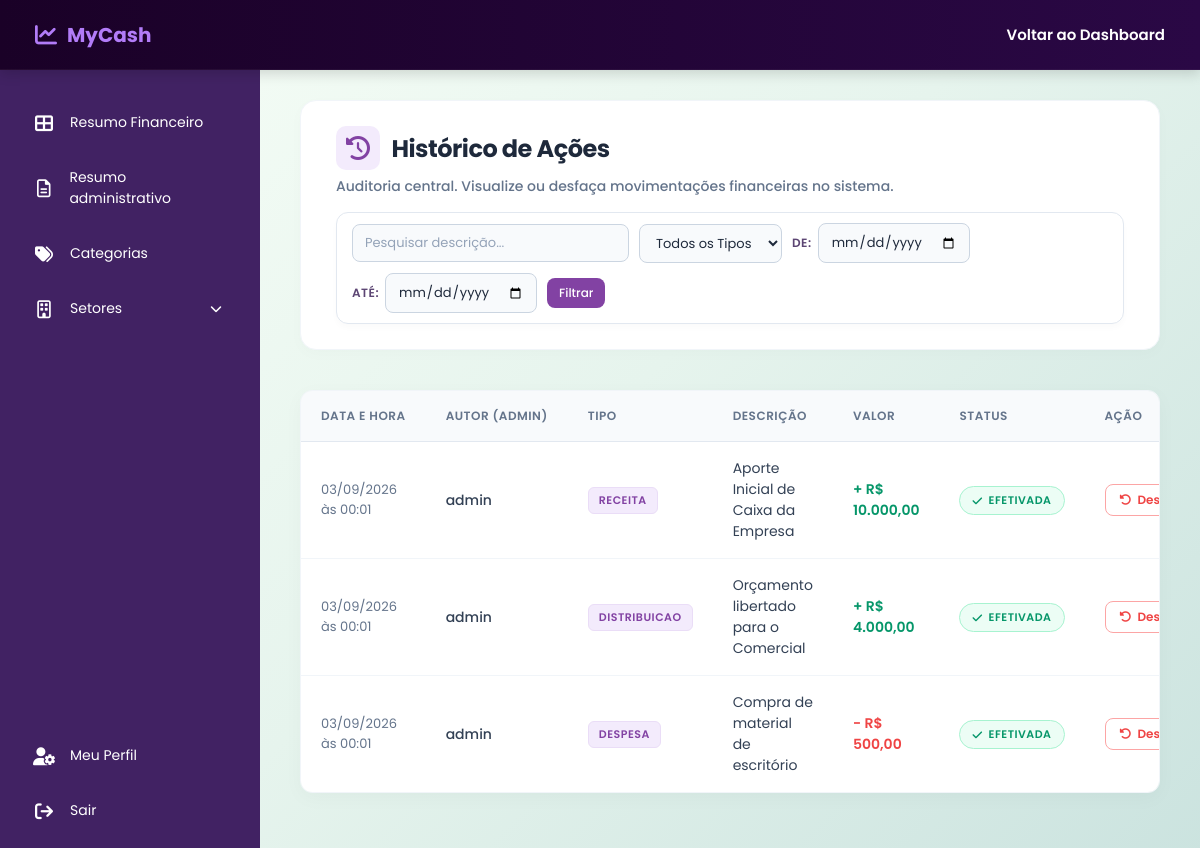
Screenshot of /pages/historico.php (signed in) with the database file from the repository.
### tables this page shows
CREATE TABLE movimentacoes (
    id_movimentacao INT UNSIGNED AUTO_INCREMENT PRIMARY KEY,
    tipo ENUM(
        'RECEITA',
        'DESPESA',
        'DISTRIBUICAO',
        'REALOCACAO',
        'ESTORNO'
    ) NOT NULL,
    valor DECIMAL(15,2) NOT NULL,
    criado_em DATETIME NOT NULL DEFAULT CURRENT_TIMESTAMP,
    descricao VARCHAR(255) NOT NULL,
    status ENUM('ATIVA', 'ESTORNADA') NOT NULL DEFAULT 'ATIVA',
    id_admin_fk INT UNSIGNED NOT NULL,
    id_movimentacao_origem_fk INT UNSIGNED NULL,

    CONSTRAINT uq_movimentacao_origem
        UNIQUE (id_movimentacao_origem_fk),

    CONSTRAINT fk_movimentacao_admin
        FOREIGN KEY (id_admin_fk)
        REFERENCES administradores(id_admin),

    CONSTRAINT fk_movimentacao_origem
        FOREIGN KEY (id_movimentacao_origem_fk)
        REFERENCES movimentacoes(id_movimentacao),

    INDEX idx_movimentacao_status_data (status, criado_em)
);

CREATE TABLE administradores (
    id_admin INT UNSIGNED AUTO_INCREMENT PRIMARY KEY,
    nome VARCHAR(100) NOT NULL,
    email VARCHAR(255) NOT NULL,
    senha VARCHAR(255) NOT NULL,
    ativo BOOLEAN NOT NULL DEFAULT TRUE,

    CONSTRAINT uq_admin_email
        UNIQUE (email)
);

### pages/historico.php (the view, shortened to what this page needs)
<?php
require_once __DIR__ . '/../crud/crud_administradores.php';
function formatarMoeda($valor) {
    return 'R$ ' . number_format((float)$valor, 2, ',', '.');
}
$filtro_busca  = (isset($_GET['busca']) && is_string($_GET['busca'])) ? $_GET['busca'] : '';
$filtro_inicio = (isset($_GET['data_inicio']) && is_string($_GET['data_inicio'])) ? $_GET['data_inicio'] : '';
$filtro_fim    = (isset($_GET['data_fim']) && is_string($_GET['data_fim'])) ? $_GET['data_fim'] : '';
try {
    $sql = "
        SELECT m.id_movimentacao, m.tipo, m.valor, m.criado_em, m.descricao, m.status,
               a.nome AS admin_nome,
               (EXISTS (SELECT 1 FROM receitas r WHERE r.id_movimentacao_fk = m.id_movimentacao)
                OR EXISTS (SELECT 1 FROM despesas d WHERE d.id_movimentacao_fk = m.id_movimentacao)
                OR EXISTS (SELECT 1 FROM transferencias t WHERE t.id_movimentacao_fk = m.id_movimentacao)) AS possui_registro
        FROM movimentacoes m
        LEFT JOIN administradores a ON m.id_admin_fk = a.id_admin
        WHERE 1=1
    ";
    $params = [];
    $sql .= " ORDER BY m.criado_em DESC LIMIT 150";
    $stmt = $pdo->prepare($sql);
    $stmt->execute($params);
    $historico = $stmt->fetchAll(PDO::FETCH_ASSOC);
} catch (Throwable $e) {
    error_log($e->getMessage());
    $msg_url = urlencode('Não foi possível carregar o histórico. Tente novamente mais tarde.');
    header("Location: erro.php?msg={$msg_url}&link=dashboard.php");
    exit;
}
?>
<!DOCTYPE html>
<html lang="pt-BR">
<head>
  <link rel="stylesheet" href="https://cdnjs.cloudflare.com/ajax/libs/font-awesome/6.4.0/css/all.min.css">
  <link rel="stylesheet" href="assets/dashboard.css">
  <link rel="stylesheet" href="partial/sidebar.css">
  <link rel="stylesheet" href="assets/historico.css">
</head>
<body>
  <header>
    <div class="logo-container">
      <i class="fa-solid fa-chart-line logo-icon"></i><span>MyCash</span>
    </div>
    <div class="user-area">
        <a href="dashboard.php" class="nav-link">Voltar ao Dashboard</a>
    </div>
  </header>
  <div class="app-container">
    <?php include __DIR__ . '/partial/sidebar.php'; ?>
    <main>
      <div class="page-header">
        <div>
          <h2><i class="fa-solid fa-clock-rotate-left"></i> Histórico de Ações</h2>
          <p>Auditoria central. Visualize ou desfaça movimentações financeiras no sistema.</p>
        </div>
        <form method="GET" class="table-filter-container">
            <input type="text" name="busca" class="filter-input" placeholder="Pesquisar descrição..." value="<?= htmlspecialchars($filtro_busca) ?>">
            <select name="tipo" class="filter-input">
                <option value="">Todos os Tipos</option>
            </select>
            <label>De: <input type="date" name="data_inicio" class="filter-input" value="<?= htmlspecialchars($filtro_inicio) ?>"></label>
            <label>Até: <input type="date" name="data_fim" class="filter-input" value="<?= htmlspecialchars($filtro_fim) ?>"></label>
            <button type="submit" class="btn-filtrar btn-sm">Filtrar</button>
        </form>
      </div>
      <div class="history-table-wrapper">
        <table class="history-table">
            <thead>
                <tr>
                    <th>Data e Hora</th>
                    <th>Autor (Admin)</th>
                    <th>Tipo</th>
                    <th>Descrição</th>
                    <th>Valor</th>
                    <th>Status</th>
                    <th>Ação</th>
                </tr>
            </thead>
            <tbody>
                <?php foreach($historico as $mov): ?>
                    <tr>
                        <td style="font-size: 13px; color: #64748b;">
                            <?= date('d/m/Y \à\s H:i', strtotime($mov['criado_em'])) ?>
                        </td>
                        <td style="font-weight: 500;">
                            <?= htmlspecialchars($mov['admin_nome'] ?? 'Sistema') ?>
                        </td>
                        <td>
                            <span class="tipo-badge">
                                <?= htmlspecialchars($mov['tipo']) ?>
                            </span>
                        </td>
                        <td><?= htmlspecialchars($mov['descricao']) ?></td>
                        <td class="<?= $mov['tipo'] == 'DESPESA' ? 'valor-negativo' : 'valor-positivo' ?>">
                            <?= $mov['tipo'] == 'DESPESA' ? '-' : '+' ?> <?= formatarMoeda($mov['valor']) ?>
                        </td>
                        <td>
                            <?php if($mov['status'] === 'ATIVA'): ?>
                                <span class="status-badge status-efetivada"><i class="fa-solid fa-check"></i> Efetivada</span>
                            <?php else: ?>
                                <span class="status-badge status-estornada"><i class="fa-solid fa-xmark"></i> Estornada</span>
                            <?php endif; ?>
                        </td>
                        <td>
                            <?php if($mov['status'] === 'ATIVA' && $mov['tipo'] !== 'ESTORNO' && $mov['possui_registro']): ?>
                                <form action="../actions/estornar_movimentacao.php" method="POST" style="margin:0;" onsubmit="return confirm('Tem a certeza que deseja desfazer esta operação? Os saldos serão devolvidos.')">
                                    <button type="submit" class="btn-estorno" title="Desfazer operação e devolver dinheiro">
                                        <i class="fa-solid fa-rotate-left"></i> Desfazer
                                    </button>
                                </form>
                            <?php else: ?>
                                <span class="text-anulada"><i class="fa-solid fa-ban"></i> <?= $mov['tipo'] === 'ESTORNO' ? 'Estorno registrado' : ($mov['status'] === 'ESTORNADA' ? 'Anulada' : 'Conferir vínculo') ?></span>
                            <?php endif; ?>
                        </td>
                    </tr>
                <?php endforeach; ?>
            </tbody>
        </table>
      </div>
    </main>
  </div>
</body>
</html>

### pages/assets/dashboard.css (style rules this page uses)
* { box-sizing: border-box; margin: 0; padding: 0; font-family: 'Poppins', sans-serif; }
body { display: flex; flex-direction: column; height: 100vh; overflow: hidden; color: #351a52; }
header { background: linear-gradient(90deg, #1A0127 0%, #2a0845 100%); color: #ffffff; height: 70px; padding: 0 35px; display: flex; justify-content: space-between; align-items: center; box-shadow: 0 4px 12px rgba(0, 0, 0, 0.15); border-bottom: 1px solid rgba(223, 217, 217, 0.05); z-index: 1000; flex-shrink: 0; }
.logo-container { display: flex; align-items: center; gap: 10px; font-weight: 700; font-size: 20px; color: #b27cf8; }
.logo-icon { font-size: 22px; }
.user-area { display: flex; align-items: center; gap: 15px; }
.user-area .nav-link { color: #ffffff; text-decoration: none; font-weight: 600; font-size: 15px; }
.app-container { display: flex; flex: 1; overflow: hidden; }
main { flex: 1; padding: 30px 40px; overflow-y: auto; background: linear-gradient(135deg, #f2fbf4 0%, #e6f4ed 40%, #cbe3df 100%); display: flex; flex-direction: column; align-items: center; }
.table-filter-container { display: flex; align-items: center; gap: 10px; flex-wrap: wrap; background: rgba(255, 255, 255, 0.85); padding: 10px 15px; border-radius: 12px; border: 1px solid #e2e8f0; box-shadow: 0 4px 6px rgba(0, 0, 0, 0.02); }
.table-filter-container label { font-size: 12px; font-weight: 600; color: #5c4573; display: flex; align-items: center; gap: 6px; text-transform: uppercase; letter-spacing: 0.5px; }
.filter-input { border: 1px solid #cbd5e1; border-radius: 8px; padding: 8px 12px; font-family: 'Poppins', sans-serif; font-size: 13px; color: #1e293b; background-color: #f8fafc; transition: all 0.2s ease; min-width: 120px; }
.filter-input::placeholder { color: #94a3b8; }
.btn-filtrar { background-color: #8242a3; color: #ffffff; border: none; border-radius: 8px; padding: 8px 16px; font-family: 'Poppins', sans-serif; font-size: 13px; font-weight: 500; cursor: pointer; text-decoration: none; transition: all 0.2s ease; }
.btn-sm { padding: 6px 12px !important; font-size: 12px !important; }
.page-header { display: flex; justify-content: space-between; align-items: center; width: 100%; max-width: 1280px; margin: 0 auto 30px auto; flex-wrap: wrap; gap: 15px; background: #ffffff; padding: 25px 35px; border-radius: 16px; box-shadow: 0 4px 15px rgba(0, 0, 0, 0.02); border: 1px solid #f1f5f9; }
.page-header h2 { font-size: 24px; color: #1e293b; font-weight: 700; margin: 0 0 6px 0; display: flex; align-items: center; gap: 12px; letter-spacing: -0.5px; }
.page-header h2 i { color: #8242a3; font-size: 24px; background: #f3ebfc; padding: 10px; border-radius: 10px; }
.page-header p { margin: 0; color: #64748b; font-size: 14px; font-weight: 500; }

### rows the page displays
movimentacoes: criado_em "03/09/2026 às 00:01", id_admin_fk.nome "admin", tipo "RECEITA", descricao "Aporte Inicial de Caixa da Empresa", valor "R$ 10.000,00", status "ATIVA" (drawn)
movimentacoes: criado_em "03/09/2026 às 00:01", id_admin_fk.nome "admin", tipo "DISTRIBUICAO", descricao "Orçamento libertado para o Comercial", valor "R$ 4.000,00", status "ATIVA" (drawn)
movimentacoes: criado_em "03/09/2026 às 00:01", id_admin_fk.nome "admin", tipo "DESPESA", descricao "Compra de material de escritório", valor "R$ 500,00", status "ATIVA" (drawn)
